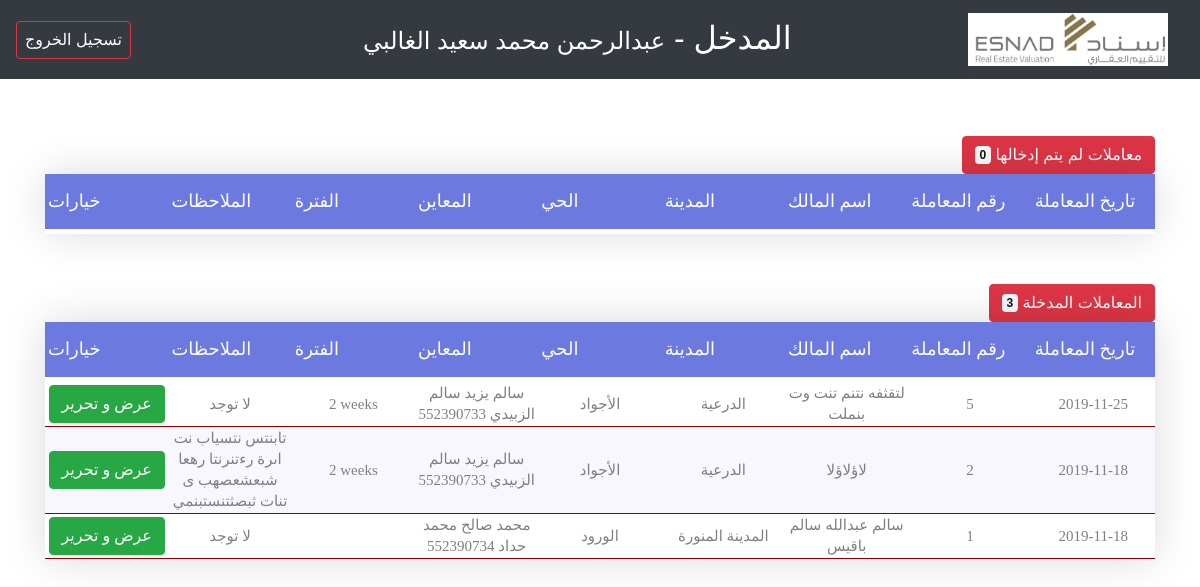
Page /dataEntry (signed in) on the committed database.
### account/models.py (models this page shows, shortened)
class User(AbstractUser):
    phone   = models.BigIntegerField(null=True)
    region  = models.ForeignKey(Region, related_name='UserRegion', on_delete=models.CASCADE, null=True)
    city    = models.ForeignKey(City, related_name='UserCity', on_delete=models.CASCADE, null=True)
    updated_at = models.DateTimeField(verbose_name='Updated at', auto_now=True)

### case/models.py (models this page shows, shortened)
class CaseStatus(models.Model):
    case    = models.ForeignKey(Case, on_delete=models.CASCADE)
    status  = models.ForeignKey(Status, on_delete=models.CASCADE)
    isActive= models.BooleanField(default=True)
    dataEntryUpdate = models.DateTimeField(blank=True, null=True)
    InspectorUpdate = models.DateTimeField(blank=True, null=True)
    create_at= models.DateTimeField(auto_now_add=True)

class Case(models.Model):
    realEstate  = models.OneToOneField('RealEstate', on_delete=models.CASCADE)
    status      = models.ManyToManyField('Status', through='CaseStatus')
    user        = models.ManyToManyField(User, through='UserCase')
    created_at  = models.DateTimeField(verbose_name='Created at', auto_now_add=True)
    def get_the_inspector(self):
        inspector = self.user.filter(groups__name = 'المعاينين')
        if inspector.exists():
            return "{0}\n{1}".format(inspector.first().get_full_name(), inspector.first().phone)
        return "لم يتم تسجيل أي معاين للمعاملة"

class RealEstate(models.Model):
    contact_name    = models.CharField(verbose_name= "اسم رقم التواصل", max_length=50)
    contact_number  = models.BigIntegerField(verbose_name= "رقم التواصل")
    agent_name      = models.CharField(max_length=15,default='وزارة الإسكان', editable=False)
    region_id       = models.ForeignKey(Region, verbose_name= "المنطقة", on_delete=models.CASCADE)
    city_id         = models.ForeignKey(City, verbose_name= "المدينة", on_delete=models.CASCADE)
    neighborhood_id = models.ForeignKey(Neighborhood, verbose_name= "الحي", on_delete=models.CASCADE)
    location        = models.URLField(verbose_name="الموقع", blank=True, null= True)
    coordinator_note= models.TextField(verbose_name="الملاحظات ( إذا وجدت )", blank=True, null=True, default='لا توجد')
    north_direction_value  = models.CharField(verbose_name="شمال", max_length=100, blank=True, null=True)
    north_length           = models.CharField(verbose_name="بطول", max_length=50, blank=True, null=True)
    west_direction_value   = models.CharField(verbose_name="غرب", max_length=100, blank=True, null=True)
    west_length            = models.CharField(verbose_name="بطول", max_length=50, blank=True, null=True)
    south_direction_value  = models.CharField(verbose_name="جنوب", max_length=100, blank=True, null=True)
    south_length           = models.CharField(verbose_name="بطول", max_length=50, blank=True, null=True)
    east_direction_value   = models.CharField(verbose_name="شرق", max_length=100, blank=True, null=True)
    east_length            = models.CharField(verbose_name="بطول", max_length=50, blank=True, null=True)
    owner_name      = models.CharField(verbose_name="اسم المالك", max_length=50, blank=True, null=True)
    deed_number     = models.CharField(verbose_name="رقم الصك", max_length=15, blank=True, null=True)
    deed_date       = models.DateField(verbose_name="تاريخ الصك", blank=True, null=True)
    notary          = models.CharField(verbose_name="كتابة عدل", max_length=50, blank=True, null=True)
    outline_number  = models.CharField(verbose_name="رقم المخطط", max_length=15, blank=True, null=True)
    outline_name    = models.CharField(verbose_name="اسم المخطط", max_length=50, blank=True, null=True)
    piece_number    = models.CharField(verbose_name="رقم القطعة", max_length=15, blank=True, null=True)
    area            = models.DecimalField(verbose_name="المساحة", max_digits=10, decimal_places=2, blank=True, null=True)
    license_number  = models.CharField(verbose_name="رقم الرخصة", max_length=15, blank=True, null=True)
    license_date    = models.DateField(verbose_name="تاريخ الرخصة", blank=True, null=True)
    dataEntry_note  = models.TextField(verbose_name="الملاحظات ( إذا وجدت )", blank=True, null=True)
    public_location         = models.ForeignKey(PublicLocation, verbose_name="الموقع العام", on_delete=models.CASCADE, blank=True, null=True)
    architectural_design    = models.ForeignKey(ArchitecturalDesign, verbose_name="التصميم المعماري", on_delete=models.CASCADE, blank=True, null=True)
    slope                   = models.ForeignKey(Slope, verbose_name="المنسوب", on_delete=models.CASCADE, blank=True, null=True)
    street_condition        = models.ForeignKey(StreetCondition, verbose_name="الشوارع", on_delete=models.CASCADE, blank=True, null=True)
    street_condition_pic    = models.ImageField(verbose_name="صورة الشارع", upload_to=StreetConditionCustomization, blank=True, null=True)
    nearest_street_name     = models.CharField(verbose_name="اسم أقرب شارع", max_length=50, blank=True, null=True)
    distance_nearest_street = models.DecimalField(verbose_name="على بعد", max_digits=10, decimal_places=3, blank=True, null=True)
    skeleton_structure      = models.ForeignKey(SkeletonStructure, verbose_name="الهيكل الأنشائي", on_delete=models.CASCADE, blank=True, null=True)
    ceiling_type            = models.ForeignKey(CeillingType, verbose_name="نوع الأسقف", on_delete=models.CASCADE, blank=True, null=True)
    facade                  = models.ManyToManyField(Facade, verbose_name="الواجهات", through="FacadeRealEstate")
    utility                 = models.ManyToManyField(Utility, verbose_name="الخدمات")
    outside_fences          = models.OneToOneField(Outside_Fences_7oash, verbose_name="الأسوار الخارجية والأحواش", on_delete=models.CASCADE, blank=True, null=True)
    insulation_type         = models.ForeignKey(InsulationType, verbose_name="أنواع العزل", on_delete=models.CASCADE, blank=True, null=True)
    roof                    = models.ForeignKey(Roof, verbose_name="السطح", on_delete=models.CASCADE, blank=True, null=True)
    top_garage              = models.ForeignKey(TopGarage, verbose_name="الملحق العلوي", on_delete=models.CASCADE, blank=True, null=True)
    swim_pool               = models.ForeignKey(SwimPool, verbose_name="المسبح", on_delete=models.CASCADE, blank=True, null=True)
    hoash_ground            = models.ForeignKey(HoashGround, verbose_name="أرضية الحوش", on_delete=models.CASCADE, blank=True, null=True)
    garden                  = models.ForeignKey(Garden, verbose_name="الحديقة", on_delete=models.CASCADE, blank=True, null=True)
    basement                = models.ForeignKey(Basement, verbose_name="القبو", on_delete=models.CASCADE, blank=True, null=True)
    elevator                = models.ForeignKey(Elevator, verbose_name="المصعد", on_delete=models.CASCADE, blank=True, null=True)
    before_entring_building_note    = models.TextField(verbose_name="ملاحظات قبل دخول العقار", blank=True, null=True)
    after_entring_building_note     = models.TextField(verbose_name="ملاحظات بعد دخول العقار", blank=True, null=True)
    roof_note               = models.TextField(verbose_name="ملاحظات السطح و الملحق العلوي", blank=True, null=True)
    real_estate_age         = models.DecimalField(verbose_name="عمر العقار", max_digits=5, decimal_places=2, blank=True, null=True)

### location/models.py (models this page shows, shortened)
class City(models.Model):
    region = models.ForeignKey(Region, related_name='RegionCities', on_delete=models.CASCADE)
    city = models.CharField(max_length=30)

class Neighborhood(models.Model):
    city_id         = models.ForeignKey(City, on_delete=models.CASCADE)
    neighborhood_name = models.CharField(verbose_name='Neighborhood', max_length=20)

### dataEntry/views.py (the view)
# urls.py: path('', homepage, name = 'homepage'),
def homepage(request):
    if request.user.is_authenticated:
        role = request.user.groups.all().first().name
        if(role == 'المدخلين'):
            context = {#############################33
                'sent_cases'        : CaseStatus.objects.filter(status__in = [Status.objects.get(pk=1), Status.objects.get(pk=2), Status.objects.get(pk=3), Status.objects.get(pk=4), Status.objects.get(pk=5), Status.objects.get(pk=6), Status.objects.get(pk=7)], isActive=True ),
                'entered_cases'  : CaseStatus.objects.filter(status__in = [Status.objects.get(pk=8), Status.objects.get(pk=9), Status.objects.get(pk=10), Status.objects.get(pk=11), Status.objects.get(pk=12), Status.objects.get(pk=13), Status.objects.get(pk=14)], isActive=True ),
            }
            return render(request, 'dataEntry/homepage.html', context)
        else: redirect('Account:login')
    else: return redirect('Account:login')

### dataEntry/templates/dataEntry/homepage.html (shortened to what this page needs)
{% extends 'base.html' %}
{% load static %}
{% block cssFiles %}
	<link rel="stylesheet" href="https://cdn.rtlcss.com/bootstrap/v4.2.1/css/bootstrap.min.css">
	<link rel="stylesheet" type="text/css" href="{% static 'css/util.css' %}">
	<link rel="stylesheet" type="text/css" href="{% static 'css/table_main.css' %}">
{% endblock cssFiles %}
{% block content %}
	<nav class="navbar navbar-expand-lg navbar-dark bg-dark" dir="rtl">
		<a class="navbar-brand" href="#">
			<img width="200px" src="{% static 'images/Esnad_logo.png' %}" alt="">
		</a>
		<div class="collapse navbar-collapse" id="navbarColor02">
		  <ul class="navbar-nav mr-auto">
			<li class="nav-item active">
			  <a class="nav-link" > </a>
			</li>
			<li class="nav-item m-l-200">
				<h2 class="text-white">المدخل - <span class="h4">{{ user.get_full_name }}</span></h2>
			</li>
			<li class="nav-item">
				<a class="nav-link" ></a>
			</li>
			<li class="nav-item">
				<a class="nav-link" ></a>
			</li>
			<li class="nav-item">
			  	<a href="{% url 'Account:logout' %}" class="nav-link text-white btn btn-outline-danger">تسجيل الخروج</a>
			</li>
		  </ul>
		</div>
	</nav>
	<div class="container-fluid">
		<div class="limiter">
			<div class="container-table100">
				<div class="wrap-table100">
					<button
						type="button"
						class="btn btn-danger"
						style="cursor: default;">
						معاملات لم يتم إدخالها <span class="badge badge-light">{{sent_cases|length}}</span>
					</button>
					<div class="table100 ver1 m-b-50  text-center">
						<div class="table100-head">
							<table>
								<thead>
									<tr class="row100 head">
										<th class="cell100 column-100">تاريخ المعاملة</th>
										<th class="cell100 column-100">رقم المعاملة</th>
										<th class="cell100 column-100">اسم المالك</th>
										<th class="cell100 column-100">المدينة</th>
										<th class="cell100 column-100">الحي</th>
										<th class="cell100 column-100">المعاين</th>
										<th class="cell100 column-100">الفترة</th>
										<th class="cell100 column-100">الملاحظات</th>
										<th class="cell100 column-100">خيارات</th>
									</tr>
								</thead>
							</table>
						</div>
					</div>
					<button
						type="button"
						class="btn btn-danger"
						style="cursor: default;">
						المعاملات المدخلة <span class="badge badge-light">{{entered_cases|length}}</span>
					</button>
					<div class="table100 ver1 m-b-50  text-center">
						<div class="table100-head">
							<table>
								<thead>
									<tr class="row100 head">
										<th class="cell100 column-100">تاريخ المعاملة</th>
										<th class="cell100 column-100">رقم المعاملة</th>
										<th class="cell100 column-100">اسم المالك</th>
										<th class="cell100 column-100">المدينة</th>
										<th class="cell100 column-100">الحي</th>
										<th class="cell100 column-100">المعاين</th>
										<th class="cell100 column-100">الفترة</th>
										<th class="cell100 column-100">الملاحظات</th>
										<th class="cell100 column-100">خيارات</th>
									</tr>
								</thead>
							</table>
						</div>
						<div class="table100-body js-pscroll">
							<table>
								<tbody>
									{% for case in entered_cases %}
										<tr class="row100 body-1">
											<td class="cell100 column-100">{{case.case.created_at.date|date:"c"}}</td>
											<td class="cell100 column-100">{{case.case.id}}</td>
											<td class="cell100 column-100 h2">{{case.case.realEstate.owner_name}}</td>
											<td class="cell100 column-100">{{case.case.realEstate.city_id.city}}</td>
											<td class="cell100 column-100">{{case.case.realEstate.neighborhood_id.neighborhood_name}}</td>
											<td class="cell100 column-100">{{case.case.get_the_inspector}}</td>
											<td class="cell100 column-100" dir="ltr">{{case.dataEntryUpdate|timesince}}</td>
											<td class="cell100 column-100">{{case.case.realEstate.coordinator_note}}</td>
											<td class="cell100 column-100"><a href="{% url 'DataEntry:DE_updateCase' case.case.pk %}" class="btn btn-success">عرض و تحرير</a></td>
										</tr>
									{% endfor %}
								</tbody>
							</table>
						</div>
					</div>
				</div>
			</div>
		</div>
	</div>
{% endblock content %}

### templates/base.html (shortened to what this page needs)
{% load static %}
<!DOCTYPE html>
<html lang="ar">
	<head>
		<link rel="stylesheet" type="text/css" href="{% static 'fonts/font-awesome-4.7.0/css/font-awesome.min.css' %}">
		<link rel="stylesheet" type="text/css" href="{% static 'fonts/Linearicons-Free-v1.0.0/icon-font.min.css' %}">
		<link rel="stylesheet" type="text/css" href="{% static 'vendor/animate/animate.css' %}">
		<link rel="stylesheet" type="text/css" href="{% static 'vendor/css-hamburgers/hamburgers.min.css' %}">
		<link rel="stylesheet" type="text/css" href="{% static 'vendor/select2/select2.min.css' %}">
		<link rel="stylesheet" type="text/css" href="{% static 'vendor/bootstrap/css/bootstrap.min.css' %}">
		<link rel="stylesheet" type="text/css" href="{% static 'vendor/perfect-scrollbar/perfect-scrollbar.css' %}">
        {% block cssFiles %}
		{% endblock cssFiles %}
    </head>
	<body>
        {% block content %}
        {% endblock content %}
	</body>
</html>

### static/css/table_main.css (style rules this page uses)
* { margin: 0px; padding: 0px; box-sizing: border-box; }
body, html { height: 100%; font-family: sans-serif; }
a { margin: 0px; transition: all 0.4s; -webkit-transition: all 0.4s; -o-transition: all 0.4s; -moz-transition: all 0.4s; }
h1,h2,h3,h4,h5,h6 { margin: 0px; }
ul, li { margin: 0px; list-style-type: none; }
button { outline: none !important; border: none; background: transparent; }
.js-pscroll { position: relative; overflow: hidden; }
.limiter { width: 100%; margin: 0 auto; }
.container-table100 { width: 100%; min-height: 100vh; background: #fff; display: -webkit-box; display: -webkit-flex; display: -moz-box; display: -ms-flexbox; display: flex; justify-content: center; flex-wrap: wrap; padding: 33px 30px; }
.wrap-table100 { width: 1170px; direction: rtl; }
.table100 { background-color: #fff; }
table { width: 100%; }
th, td { font-weight: unset; padding: 3px; }
.column-100 { width: 11.11%; }
.body-1 { border-bottom: 1px solid darkred; }
.table100-head th { padding-top: 15px; padding-bottom: 15px; }
.table100-body td { padding-top: 1px; padding-bottom: 1px; }
.table100 { position: relative; padding-top: 60px; }
.table100-head { position: absolute; width: 100%; top: 0; left: 0; }
.table100-body { max-height: 210px; overflow: auto; }
.table100.ver1 th { font-family: Lato-Bold; font-size: 18px; color: #fff; line-height: 1.4; background-color: #6c7ae0; }
.table100.ver1 td { font-family: Lato-Regular; font-size: 15px; color: #808080; line-height: 1.4; }
.table100.ver1 .table100-body tr:nth-child(even) { background-color: #f8f6ff; }
.table100.ver1 { border-radius: 0; overflow: hidden; box-shadow: 0 0px 40px 0px rgba(0, 0, 0, 0.15); -moz-box-shadow: 0 0px 40px 0px rgba(0, 0, 0, 0.15); -webkit-box-shadow: 0 0px 40px 0px rgba(0, 0, 0, 0.15); -o-box-shadow: 0 0px 40px 0px rgba(0, 0, 0, 0.15); -ms-box-shadow: 0 0px 40px 0px rgba(0, 0, 0, 0.15); }

### rows in the picture
User: get_full_name "عبدالرحمن محمد سعيد الغالبي"
CaseStatus: case.created_at "2019-11-25", case.id "5", case.realEstate.owner_name "لتقثفه نتنم تنت وت بنملت", case.realEstate.city_id.city "الدرعية", case.realEstate.neighborhood_id.neighborhood_name "الأجواد", case.get_the_inspector "سالم يزيد سالم الزبيدي 552390733", dataEntryUpdate "2 weeks", case.realEstate.coordinator_note "لا توجد"
CaseStatus: case.created_at "2019-11-18", case.id "2", case.realEstate.owner_name "لاؤلاؤلا", case.realEstate.city_id.city "الدرعية", case.realEstate.neighborhood_id.neighborhood_name "الأجواد", case.get_the_inspector "سالم يزيد سالم الزبيدي 552390733", dataEntryUpdate "2 weeks", case.realEstate.coordinator_note "تابنتس نتسياب نت اىرة رءتنرنتا رهعا شبعشعصهب ى تنات ثبصثتنستبنمي"
CaseStatus: case.created_at "2019-11-18", case.id "1", case.realEstate.owner_name "سالم عبدالله سالم باقيس", case.realEstate.city_id.city "المدينة المنورة", case.realEstate.neighborhood_id.neighborhood_name "الورود", case.get_the_inspector "محمد صالح محمد حداد 552390734", case.realEstate.coordinator_note "لا توجد"

### other values in the picture
{{ sent_cases|length }} "0"
{{ entered_cases|length }} "3"
